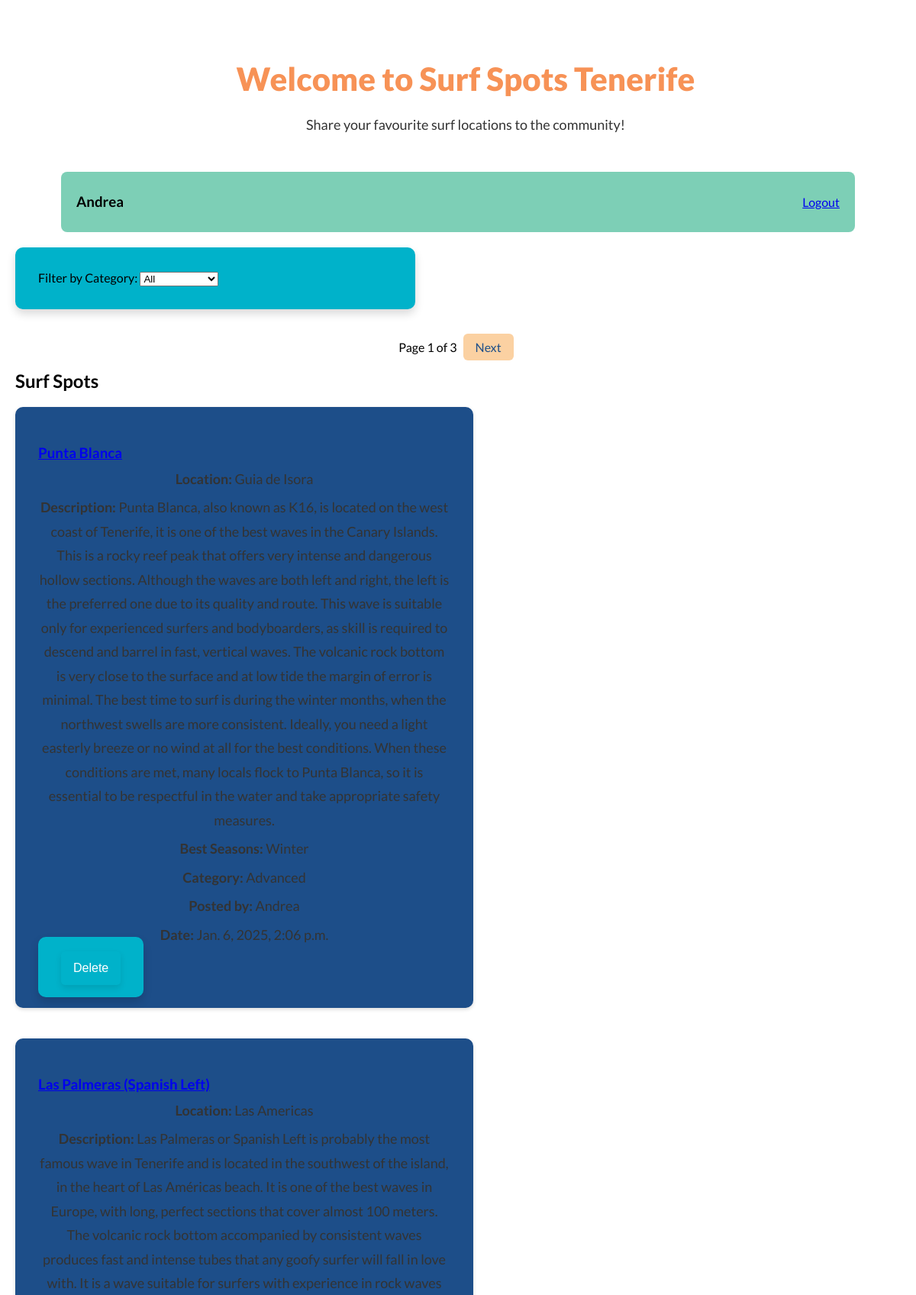
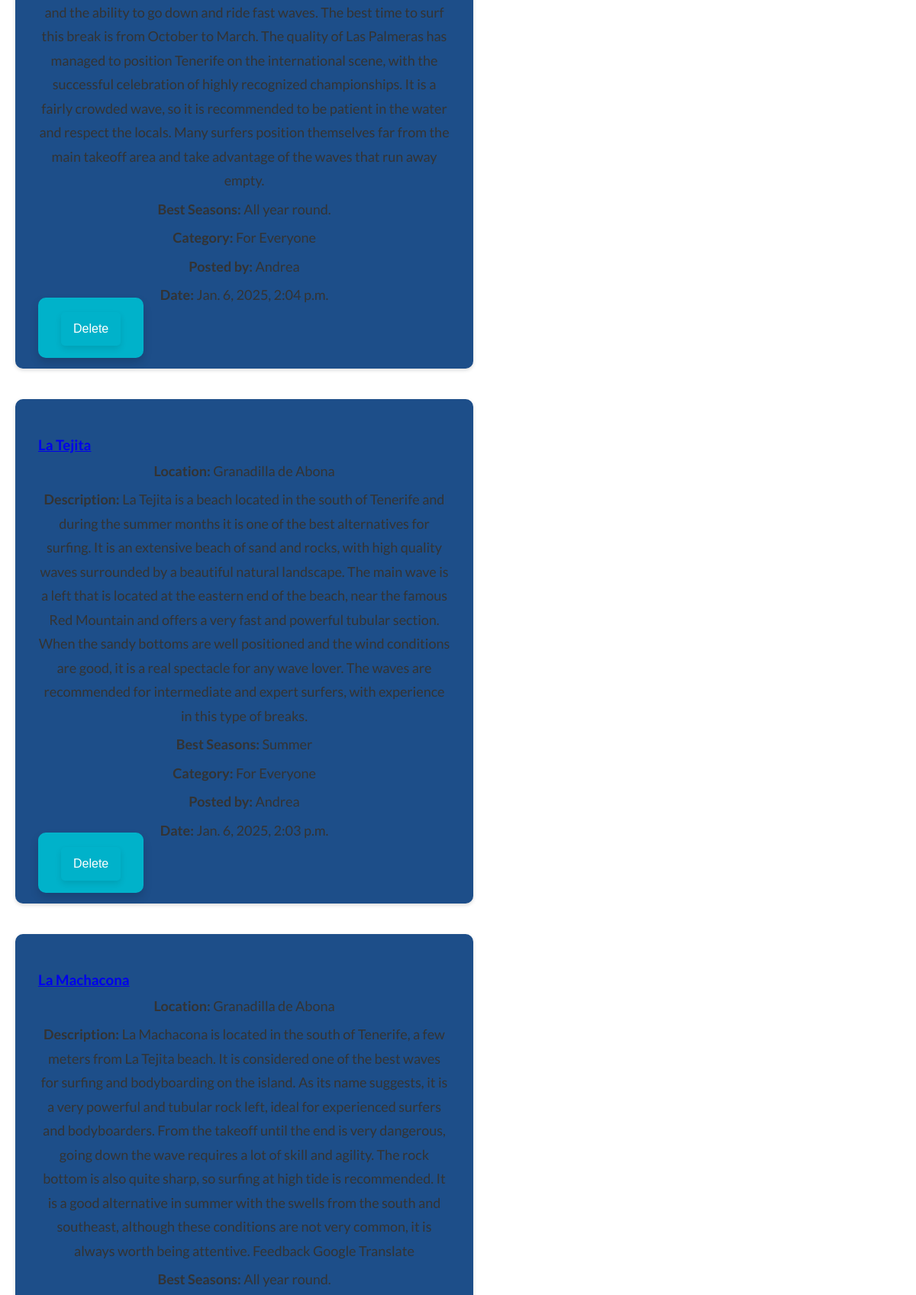
Screenshot of /users/home/ (signed in, upper part) with the database file from the repository (2 pictures, top to bottom).
### users_account/models.py (models this page shows, shortened)
class NovaUser(AbstractUser):
    pass

class SurfSpot(models.Model):
    CATEGORY_CHOICES = [
        ("Beginner", "Beginner"),
        ("Advanced", "Advanced"),
        ("For Everyone", "For Everyone"),
    ]
    title = models.CharField(max_length=50)
    location = models.CharField(max_length=50)
    description = models.TextField()
    best_seasons = models.CharField(max_length=300, blank=True, null=True)
    category = models.CharField(max_length=20, choices=CATEGORY_CHOICES, default="For Everyone") # New category field
    user = models.ForeignKey(settings.AUTH_USER_MODEL, on_delete=models.CASCADE)
    created_at = models.DateTimeField(auto_now_add=True)

### users_account/views.py (the view)
# urls.py: path('home/', views.home_view, name='home'), #correct
@login_required
def home_view(request):
    if request.method == 'POST':
        form = SurfSpotForm(request.POST)
        if form.is_valid():
            surf_spot = form.save(commit=False)
            surf_spot.user = request.user
            surf_spot.save()
            messages.success(request, "Surf spot created successfully!")
            return redirect('home')
        else:
            print(form.errors) #debugging
    else:
        form = SurfSpotForm()
    selected_category = request.GET.get('category')
    print(f"Raw selected category: {selected_category}")
    if selected_category:
        surf_spots_list = SurfSpot.objects.filter(category=selected_category).order_by('-created_at')
        print(f"Selected category: {selected_category}, Surf spots found: {surf_spots_list.count()}") #debugging
    else:
        surf_spots_list = SurfSpot.objects.all().order_by('-created_at')
        print(f"No category selected, Total surf spots: {surf_spots_list.count()}") #debugging
    paginator = Paginator(surf_spots_list, 5) # ensured that is set to 5
    page_number = request.GET.get('page')
    surf_spots = paginator.get_page(page_number)
    return render(request, 'users_account/home.html', {
        'form': form,
        'surf_spots': surf_spots,
        'selected_category': selected_category,
    })

### users_account/forms.py (shortened to what this page needs)
class SurfSpotForm(forms.ModelForm):
    class Meta:
        model = SurfSpot
        fields = ['title', 'location', 'description', 'best_seasons', 'category'] #new field
        widgets = {
            'category': forms.Select(attrs={'class': 'form-control'}),
        }

### users_account/templates/users_account/home.html (shortened to what this page needs)
<!DOCTYPE html>
<html lang="en">
<head>
    {% load static %}
    <link rel="stylesheet" href="{% static 'css/styles.css' %}">
</head>
<body>
    <header class="welcome-message">
        <h1>Welcome to Surf Spots Tenerife</h1>
        <p>Share your favourite surf locations to the community!</p>
    </header>
    <div class="logout-section">
        <h3>{{ request.user.username }}</h3>
        <a href="{% url 'logout' %}" class="logout-link">Logout</a>
    </div>
    <form method="GET" action="{% url 'home' %}" class="category-filter-form">
        <label for="category">Filter by Category:</label>
        <select name="category" id="category" onchange="this.form.submit()">
            <option value="" {% if not selected_category %}selected{% endif %}>All</option>
        </select>
    </form>
    {% if surf_spots %}
    <div class="pagination">
        <span>Page {{ surf_spots.number }} of {{ surf_spots.paginator.num_pages }}</span>
        {% if surf_spots.has_next %}
        <a
            href="?page={{ surf_spots.next_page_number }}{% if selected_category %}&category={{ selected_category }}{% endif %}">Next</a>
        {% endif %}
    </div>
    <div id="surf-spots-list">
        <h2>Surf Spots</h2>
        {% for spot in surf_spots %}
        <div class="surf-spot">
            <h3><a href="{% url 'surf_spot_detail' spot.id %}">{{ spot.title }}</a></h3>
            <p><strong>Location:</strong> {{ spot.location }}</p>
            <p><strong>Description:</strong> {{ spot.description }}</p>
            <p><strong>Best Seasons:</strong> {{ spot.best_seasons }}</p>
            <p><strong>Category:</strong> {{ spot.category }}</p>
            <p><strong>Posted by:</strong> {{ spot.user.username }}</p>
            <p><strong>Date:</strong> {{ spot.created_at }}</p>
            {% if request.user.is_superuser or spot.user == request.user %}
            <form method="POST" action="{% url 'delete_post' spot.id %}" style="display:inline;">
                <button type="submit" class="delete-btn">Delete</button>
            </form>
            {% endif %}
        </div>
        {% endfor %}
    </div>
    {% else %}
    <p>No surf spots found for the selected category.</p>
    {% endif %}
</body>
</html>

### static/css/styles.css (style rules this page uses)
html { scroll-behavior: smooth; }
body { font-family: 'Lato', sans-serif; box-sizing: border-box; }
body, html { margin: 0; padding: 0; overflow-x: hidden; }
h1 { font-size: 42px; font-weight: 900; text-align: center; margin-bottom: 20px; color: #F79256; }
p { font-size: 18px; line-height: 1.75; margin-bottom: 15px; color: #333; text-align: center; }
.welcome-message { text-align: center; margin: 20px auto; padding: 10px; }
.logout-section { display: flex; justify-content: space-between; align-items: center; width: 100%; max-width: 1000px; margin: 20px auto; padding: 10px 20px; background-color: #7DCFB6; border-radius: 8px; }
form { background: #00B2CA; padding: 25px; border-radius: 10px; box-shadow: 0 6px 12px rgba(0, 0, 0, 0.15); margin-bottom: 20px; }
button { padding: 12px 24px; border-radius: 8px; background-color: #F79256; color: white; font-size: 18px; border: none; cursor: pointer; transition: background-color 0.3s, box-shadow 0.2s; box-shadow: 0 4px 8px rgba(0, 0, 0, 0.1); text-align: center; }
.delete-btn { padding: 10px 16px; background-color: #00B2CA; color: white; font-size: 16px; border: none; border-radius: 5px; cursor: pointer; transition: background-color 0.3s; text-align: center; }
button, .delete-btn { min-height: 44px; min-width: 44px; padding: 12px 16px; font-size: 16px; }
#surf-spots-list { width: 100%; max-width: 600px; }
.surf-spot { background: #1D4E89; padding: 15px; border-radius: 10px; margin-bottom: 20px; box-shadow: 0 2px 5px rgba(0, 0, 0, 0.15); }
.surf-spot h3 { margin-bottom: 8px; color: #FBD1A2; }
.surf-spot p { margin: 6px 0; }
form, .surf-spot, .comments-section { margin-bottom: 40px; padding: 30px; }
.pagination { text-align: center; margin: 20px 0; }
.pagination a { padding: 8px 16px; margin: 0 5px; background-color: #FBD1A2; color: #1D4E89; border-radius: 6px; text-decoration: none; }
@media (min-width: 1024px) { body { flex-direction: row; padding: 20px; justify-content: space-between; } }
@media (min-width: 1024px) { form { width: 40%; } }
@media (min-width: 1024px) { #surf-spots-list { width: 60%; } }
@media (min-width: 1024px) { .logout-section, .welcome-message { width: 100%; } }

### rows the page displays
NovaUser: user.username "Andrea"
SurfSpot: title "Punta Blanca", location "Guia de Isora", description "Punta Blanca, also known as K16, is located on the west coast of Tenerife, it is one of the best waves in the Canary Islands. This is a rocky reef peak that offers very intense and dangerous hollow sections. Although the waves are both left and right, the left is the preferred one due to its quality and route. This wave is suitable only for experienced surfers and bodyboarders, as skill is required to descend and barrel in fast, vertical waves. The volcanic rock bottom is very close to the surface and at low tide the margin of error is minimal. The best time to surf is during the winter months, when the northwest swells are more consistent. Ideally, you need a light easterly breeze or no…", best_seasons "Winter", category "Advanced", user.username "Andrea", created_at "Jan. 6, 2025, 2:06 p.m.", shows "Delete"
SurfSpot: title "Las Palmeras (Spanish Left)", location "Las Americas", description "Las Palmeras or Spanish Left is probably the most famous wave in Tenerife and is located in the southwest of the island, in the heart of Las Américas beach. It is one of the best waves in Europe, with long, perfect sections that cover almost 100 meters. The volcanic rock bottom accompanied by consistent waves produces fast and intense tubes that any goofy surfer will fall in love with. It is a wave suitable for surfers with experience in rock waves and the ability to go down and ride fast waves. The best time to surf this break is from October to March. The quality of Las Palmeras has managed to position Tenerife on the international scene, with the successful celebration of highly…", best_seasons "All year round.", category "For Everyone", user.username "Andrea", created_at "Jan. 6, 2025, 2:04 p.m.", shows "Delete"
SurfSpot: title "La Tejita", location "Granadilla de Abona", description "La Tejita is a beach located in the south of Tenerife and during the summer months it is one of the best alternatives for surfing. It is an extensive beach of sand and rocks, with high quality waves surrounded by a beautiful natural landscape. The main wave is a left that is located at the eastern end of the beach, near the famous Red Mountain and offers a very fast and powerful tubular section. When the sandy bottoms are well positioned and the wind conditions are good, it is a real spectacle for any wave lover. The waves are recommended for intermediate and expert surfers, with experience in this type of breaks.", best_seasons "Summer", category "For Everyone", user.username "Andrea", created_at "Jan. 6, 2025, 2:03 p.m.", shows "Delete"
SurfSpot: title "La Machacona", location "Granadilla de Abona", description "La Machacona is located in the south of Tenerife, a few meters from La Tejita beach. It is considered one of the best waves for surfing and bodyboarding on the island. As its name suggests, it is a very powerful and tubular rock left, ideal for experienced surfers and bodyboarders. From the takeoff until the end is very dangerous, going down the wave requires a lot of skill and agility. The rock bottom is also quite sharp, so surfing at high tide is recommended. It is a good alternative in summer with the swells from the south and southeast, although these conditions are not very common, it is always worth being attentive. Feedback Google Translate", best_seasons "All year round."

### other values shown
{{ surf_spots.number }} "1"
{{ surf_spots.paginator.num_pages }} "3"
